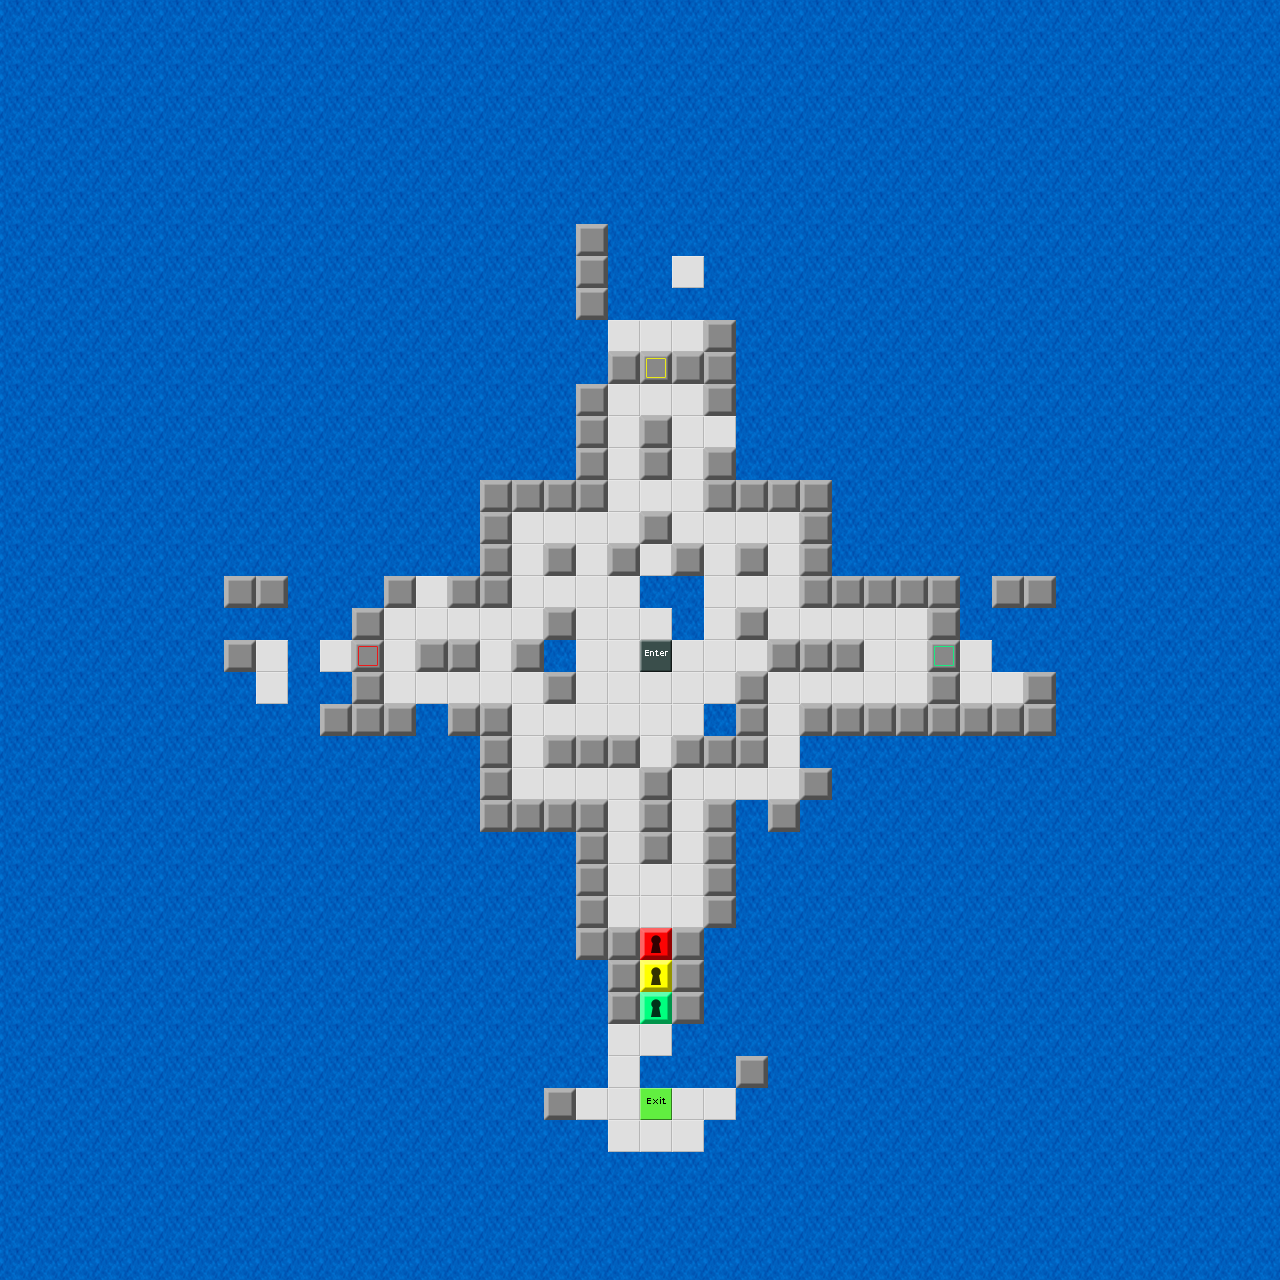

This game map was drawn from its Tiled (.tmx) file and the tilesets committed beside it. A one-line description and the trimmed map source follow:
An orthogonal 40x40 tile map with 32x32 px tiles, 1 tile layer (Map) and 22 objects.

<map version="1.0" orientation="orthogonal" width="40" height="40" tilewidth="32" tileheight="32">
 <tileset firstgid="1" source="devgraphics.tsx" />
 <layer name="Map" width="40" height="40">
  <data>[1600 cells, 1600 non-empty, 11 distinct tile ids]</data>
 </layer>
 <objectgroup name="Enemies" width="40" height="40">
  <object gid="27" x="768" y="544" />
  <object gid="27" x="768" y="640" />
  <object gid="27" x="864" y="640">
   <properties>
    <property name="direction" value="right" />
   </properties>
  </object>
  <object gid="27" x="896" y="704">
   <properties>
    <property name="direction" value="left" />
   </properties>
  </object>
  <object gid="27" x="800" y="704">
   <properties>
    <property name="direction" value="left" />
   </properties>
  </object>
  <object gid="27" x="768" y="768">
   <properties>
    <property name="direction" value="down" />
   </properties>
  </object>
  <object gid="27" x="704" y="800">
   <properties>
    <property name="direction" value="left" />
   </properties>
  </object>
  <object gid="27" x="672" y="864">
   <properties>
    <property name="direction" value="down" />
   </properties>
  </object>
 </objectgroup>
 <objectgroup name="Items" width="40" height="40">
  <object gid="8" x="608" y="704">
   <properties>
    <property name="Text" value="I forgot all about this guy. I know his name is &quot;Gronpree&quot;, but that's about it." />
   </properties>
  </object>
  <object gid="16" x="608" y="800" />
  <object gid="16" x="576" y="800" />
  <object gid="16" x="544" y="800" />
  <object gid="22" x="320" y="672" />
  <object gid="28" x="608" y="544" />
  <object gid="28" x="576" y="544" />
  <object gid="28" x="544" y="544" />
  <object gid="40" x="768" y="640" />
  <object gid="40" x="800" y="640" />
  <object gid="40" x="832" y="640" />
  <object gid="4" x="640" y="352" />
  <object gid="46" x="960" y="672" />
  <object gid="8" x="608" y="1120">
   <properties>
    <property name="Text" value="Come to think of it, this room isn't looking so great. Did you cause this, too?" />
   </properties>
  </object>
 </objectgroup>
 <objectgroup name="Tools" width="40" height="40" />
 <objectgroup name="Parameters" width="40" height="40">
  <properties>
   <property name="time" value="999" />
   <property name="wrapAround" value="false" />
  </properties>
 </objectgroup>
</map>
